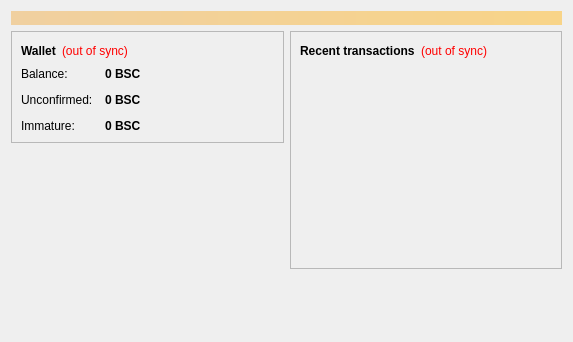
<?xml version="1.0" encoding="UTF-8"?>
<ui version="4.0">
 <class>OverviewPage</class>
 <widget class="QWidget" name="OverviewPage">
  <property name="geometry">
   <rect>
    <x>0</x>
    <y>0</y>
    <width>573</width>
    <height>342</height>
   </rect>
  </property>
  <property name="windowTitle">
   <string>Form</string>
  </property>
  <layout class="QVBoxLayout" name="topLayout">
   <item>
    <widget class="QLabel" name="labelAlerts">
     <property name="visible">
      <bool>false</bool>
     </property>
     <property name="styleSheet">
      <string notr="true">background-color: qlineargradient(x1: 0, y1: 0, x2: 1, y2: 0, stop:0 #F0D0A0, stop:1 #F8D488); color:#000000;</string>
     </property>
     <property name="wordWrap">
      <bool>true</bool>
     </property>
     <property name="margin">
      <number>3</number>
     </property>
    </widget>
   </item>
   <item>
    <layout class="QHBoxLayout" name="horizontalLayout" stretch="1,1">
     <item>
      <layout class="QVBoxLayout" name="verticalLayout_2">
       <item>
        <widget class="QFrame" name="frame">
         <property name="frameShape">
          <enum>QFrame::StyledPanel</enum>
         </property>
         <property name="frameShadow">
          <enum>QFrame::Raised</enum>
         </property>
         <layout class="QVBoxLayout" name="verticalLayout_4">
          <item>
           <layout class="QHBoxLayout" name="horizontalLayout_4">
            <item>
             <widget class="QLabel" name="label_5">
              <property name="font">
               <font>
                <weight>75</weight>
                <bold>true</bold>
               </font>
              </property>
              <property name="text">
               <string>Wallet</string>
              </property>
             </widget>
            </item>
            <item>
             <widget class="QLabel" name="labelWalletStatus">
              <property name="toolTip">
               <string>The displayed information may be out of date. Your wallet automatically synchronizes with the Bolivarcoin network after a connection is established, but this process has not completed yet.</string>
              </property>
              <property name="styleSheet">
               <string notr="true">QLabel { color: red; }</string>
              </property>
              <property name="text">
               <string notr="true">(out of sync)</string>
              </property>
              <property name="alignment">
               <set>Qt::AlignLeading|Qt::AlignLeft|Qt::AlignVCenter</set>
              </property>
             </widget>
            </item>
            <item>
             <spacer name="horizontalSpacer_2">
              <property name="orientation">
               <enum>Qt::Horizontal</enum>
              </property>
              <property name="sizeHint" stdset="0">
               <size>
                <width>40</width>
                <height>20</height>
               </size>
              </property>
             </spacer>
            </item>
           </layout>
          </item>
          <item>
           <layout class="QFormLayout" name="formLayout_2">
            <property name="fieldGrowthPolicy">
             <enum>QFormLayout::AllNonFixedFieldsGrow</enum>
            </property>
            <property name="horizontalSpacing">
             <number>12</number>
            </property>
            <property name="verticalSpacing">
             <number>12</number>
            </property>
            <item row="0" column="0">
             <widget class="QLabel" name="label">
              <property name="text">
               <string>Balance:</string>
              </property>
             </widget>
            </item>
            <item row="0" column="1">
             <widget class="QLabel" name="labelBalance">
              <property name="font">
               <font>
                <weight>75</weight>
                <bold>true</bold>
               </font>
              </property>
              <property name="cursor">
               <cursorShape>IBeamCursor</cursorShape>
              </property>
              <property name="toolTip">
               <string>Your current balance</string>
              </property>
              <property name="text">
               <string notr="true">0 BSC</string>
              </property>
              <property name="textInteractionFlags">
               <set>Qt::LinksAccessibleByMouse|Qt::TextSelectableByKeyboard|Qt::TextSelectableByMouse</set>
              </property>
             </widget>
            </item>
            <item row="1" column="0">
             <widget class="QLabel" name="label_3">
              <property name="text">
               <string>Unconfirmed:</string>
              </property>
             </widget>
            </item>
            <item row="1" column="1">
             <widget class="QLabel" name="labelUnconfirmed">
              <property name="font">
               <font>
                <weight>75</weight>
                <bold>true</bold>
               </font>
              </property>
              <property name="cursor">
               <cursorShape>IBeamCursor</cursorShape>
              </property>
              <property name="toolTip">
               <string>Total of transactions that have yet to be confirmed, and do not yet count toward the current balance</string>
              </property>
              <property name="text">
               <string notr="true">0 BSC</string>
              </property>
              <property name="textInteractionFlags">
               <set>Qt::LinksAccessibleByMouse|Qt::TextSelectableByKeyboard|Qt::TextSelectableByMouse</set>
              </property>
             </widget>
            </item>
            <item row="2" column="0">
             <widget class="QLabel" name="labelImmatureText">
              <property name="text">
               <string>Immature:</string>
              </property>
             </widget>
            </item>
            <item row="2" column="1">
             <widget class="QLabel" name="labelImmature">
              <property name="font">
               <font>
                <weight>75</weight>
                <bold>true</bold>
               </font>
              </property>
              <property name="toolTip">
               <string>Mined balance that has not yet matured</string>
              </property>
              <property name="text">
               <string notr="true">0 BSC</string>
              </property>
              <property name="textInteractionFlags">
               <set>Qt::LinksAccessibleByMouse|Qt::TextSelectableByKeyboard|Qt::TextSelectableByMouse</set>
              </property>
             </widget>
            </item>
           </layout>
          </item>
         </layout>
        </widget>
       </item>
       <item>
        <spacer name="verticalSpacer">
         <property name="orientation">
          <enum>Qt::Vertical</enum>
         </property>
         <property name="sizeHint" stdset="0">
          <size>
           <width>20</width>
           <height>40</height>
          </size>
         </property>
        </spacer>
       </item>
      </layout>
     </item>
     <item>
      <layout class="QVBoxLayout" name="verticalLayout_3">
       <item>
        <widget class="QFrame" name="frame_2">
         <property name="frameShape">
          <enum>QFrame::StyledPanel</enum>
         </property>
         <property name="frameShadow">
          <enum>QFrame::Raised</enum>
         </property>
         <layout class="QVBoxLayout" name="verticalLayout">
          <item>
           <layout class="QHBoxLayout" name="horizontalLayout_2">
            <item>
             <widget class="QLabel" name="label_4">
              <property name="text">
               <string>&lt;b&gt;Recent transactions&lt;/b&gt;</string>
              </property>
             </widget>
            </item>
            <item>
             <widget class="QLabel" name="labelTransactionsStatus">
              <property name="toolTip">
               <string>The displayed information may be out of date. Your wallet automatically synchronizes with the Bolivarcoin network after a connection is established, but this process has not completed yet.</string>
              </property>
              <property name="styleSheet">
               <string notr="true">QLabel { color: red; }</string>
              </property>
              <property name="text">
               <string notr="true">(out of sync)</string>
              </property>
              <property name="alignment">
               <set>Qt::AlignRight|Qt::AlignTrailing|Qt::AlignVCenter</set>
              </property>
             </widget>
            </item>
            <item>
             <spacer name="horizontalSpacer">
              <property name="orientation">
               <enum>Qt::Horizontal</enum>
              </property>
              <property name="sizeHint" stdset="0">
               <size>
                <width>40</width>
                <height>20</height>
               </size>
              </property>
             </spacer>
            </item>
           </layout>
          </item>
          <item>
           <widget class="QListView" name="listTransactions">
            <property name="styleSheet">
             <string notr="true">QListView { background: transparent; }</string>
            </property>
            <property name="frameShape">
             <enum>QFrame::NoFrame</enum>
            </property>
            <property name="verticalScrollBarPolicy">
             <enum>Qt::ScrollBarAlwaysOff</enum>
            </property>
            <property name="horizontalScrollBarPolicy">
             <enum>Qt::ScrollBarAlwaysOff</enum>
            </property>
            <property name="selectionMode">
             <enum>QAbstractItemView::NoSelection</enum>
            </property>
           </widget>
          </item>
         </layout>
        </widget>
       </item>
       <item>
        <spacer name="verticalSpacer_2">
         <property name="orientation">
          <enum>Qt::Vertical</enum>
         </property>
         <property name="sizeHint" stdset="0">
          <size>
           <width>20</width>
           <height>40</height>
          </size>
         </property>
        </spacer>
       </item>
      </layout>
     </item>
    </layout>
   </item>
  </layout>
 </widget>
 <resources/>
 <connections/>
</ui>
